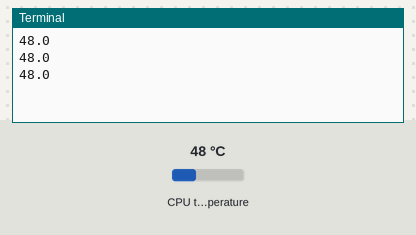
A program run on a simulated Raspberry Pi (BCM pin numbers). On the bench: the last lines printed to the terminal. The inputs (shaded band) are chosen by the test bench; at power-on: CPU temperature 48 °C.

Above: at 2.2 s.
2.3 s: CPU temperature set to 31 °C
At 3.0 s:
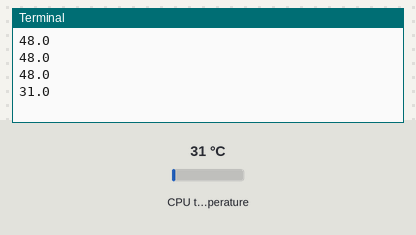
3.8 s: CPU temperature set to 44 °C
At 4.5 s:
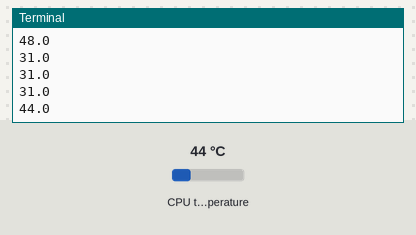
Timing chart, 0 to 6.8 s (numbered marks = the images above; inputs shaded):
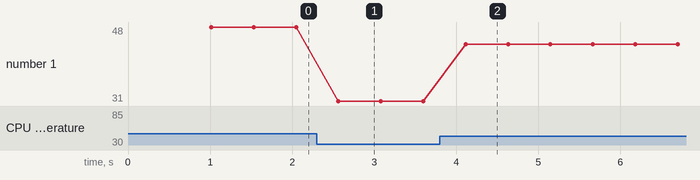

Measured:
- after the input at 2.3 s, the terminal: prints a new line after 0.27 s (image 1)
- after the input at 3.8 s, the terminal: prints a new line after 0.31 s (image 2)
- plotted number 1: 48 → 31 after the input at 2.3 s, 31 → 44 after the input at 3.8 s

The program:

rgb_temp.py
```python
import smbus
import time
import os
bus = smbus.SMBus(1)

addr = 0x0d
fan_reg = 0x08
state = 0
temp = 0
level_temp = 0
rgb_off_reg = 0x07
Max_LED = 3

def setRGB(num, r, g, b):
    if num >= Max_LED:
        bus.write_byte_data(addr, 0x00, 0xff)
        bus.write_byte_data(addr, 0x01, r&0xff)
        bus.write_byte_data(addr, 0x02, g&0xff)
        bus.write_byte_data(addr, 0x03, b&0xff)
    elif num >= 0:
        bus.write_byte_data(addr, 0x00, num&0xff)
        bus.write_byte_data(addr, 0x01, r&0xff)
        bus.write_byte_data(addr, 0x02, g&0xff)
        bus.write_byte_data(addr, 0x03, b&0xff)

bus.write_byte_data(addr,rgb_off_reg,0x00)
time.sleep(1)
while True:
    cmd = os.popen('vcgencmd measure_temp').readline()
    CPU_TEMP = cmd.replace("temp=","").replace("'C\n","")
    print(CPU_TEMP)
    temp = float(CPU_TEMP)

    if abs(temp - level_temp) >= 1:
        if temp <= 45:
            level_temp = 45
            setRGB(Max_LED, 0x00, 0x00, 0xff)
        elif temp <= 47:
            level_temp = 47
            setRGB(Max_LED, 0x1e, 0x90, 0xff)
        elif temp <= 49:
            level_temp = 49
            setRGB(Max_LED, 0x00, 0xbf, 0xff)
        elif temp <= 51:
            level_temp = 51
            setRGB(Max_LED, 0x5f, 0x9e, 0xa0)
        elif temp <= 53:
            level_temp = 53
            setRGB(Max_LED, 0xff, 0xff, 0x00)
        elif temp <= 55:
            level_temp = 55
            setRGB(Max_LED, 0xff, 0xd7, 0x00)
        elif temp <= 57:
            level_temp = 57
            setRGB(Max_LED, 0xff, 0xa5, 0x00)
        elif temp <= 59:
            level_temp = 59
            setRGB(Max_LED, 0xff, 0x8c, 0x00)
        elif temp <= 61:
            level_temp = 61
            setRGB(Max_LED, 0xff, 0x45, 0x00)
        elif temp >= 63:
            level_temp = 63
            setRGB(Max_LED, 0xff, 0x00, 0x00)

    time.sleep(.5)
```
